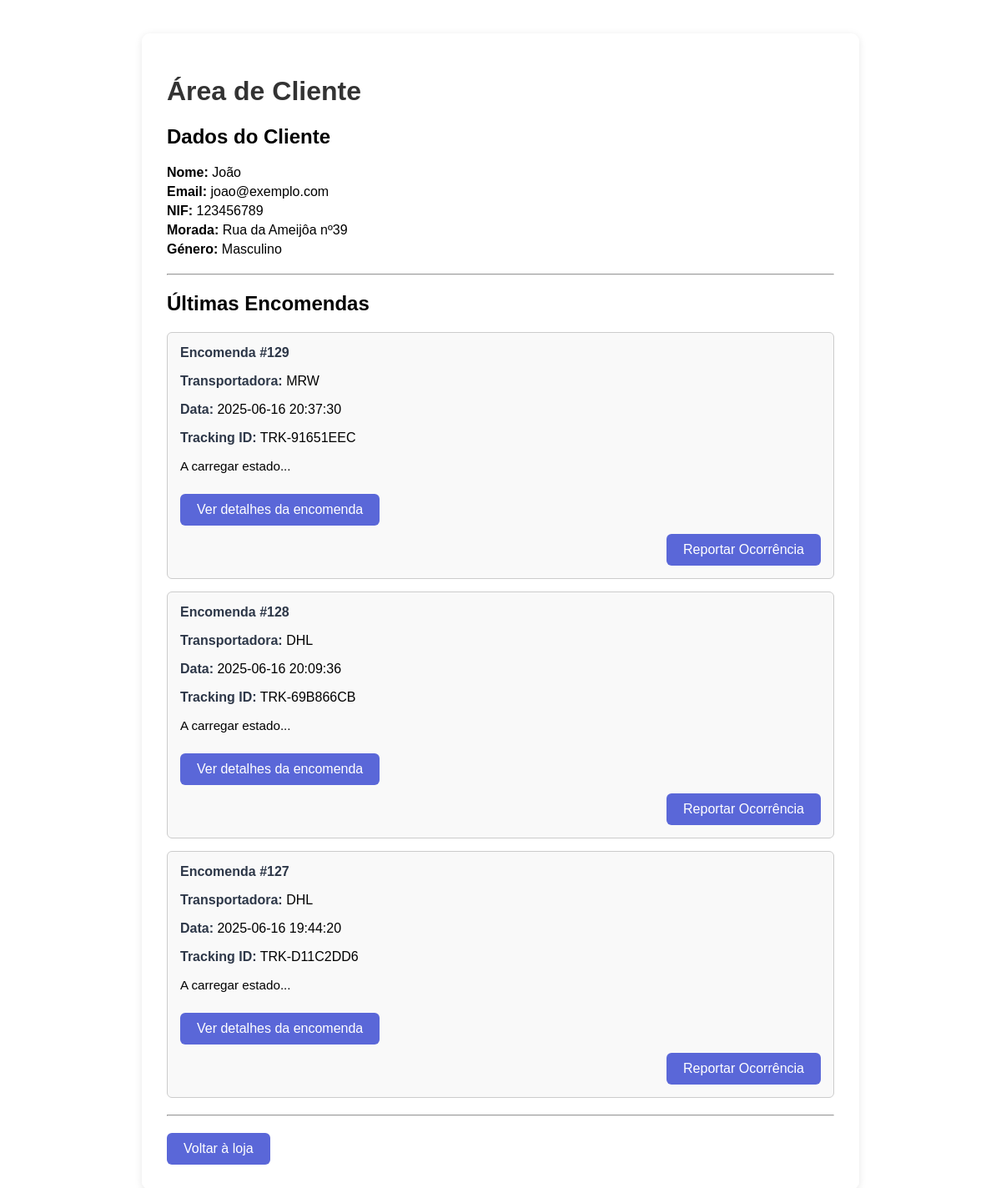
Screenshot of /area_cliente.php (signed in) with the database file from the repository.
### tables this page shows
CREATE TABLE `cliente` (
  `id_cliente` int(11) NOT NULL,
  `nome` varchar(100) NOT NULL,
  `email` varchar(100) NOT NULL,
  `senha` varchar(255) NOT NULL,
  `nif` varchar(15) DEFAULT NULL,
  `morada` varchar(255) DEFAULT NULL,
  `genero` varchar(20) DEFAULT NULL,
  `criado_por` varchar(100) NOT NULL,
  `data_criacao` datetime DEFAULT current_timestamp(),
  `modificado_por` varchar(100) DEFAULT NULL,
  `data_modificacao` datetime DEFAULT NULL,
  `estado_registo` varchar(10) DEFAULT 'ativo'
);

CREATE TABLE `encomenda_cliente` (
  `id_encomenda` int(11) NOT NULL,
  `id_cliente` int(11) NOT NULL,
  `data_encomenda` datetime NOT NULL DEFAULT current_timestamp(),
  `morada_entrega` varchar(255) DEFAULT NULL,
  `data_prevista_entrega` date DEFAULT NULL,
  `valor_total_produto` decimal(10,2) DEFAULT NULL,
  `valor_total_transporte` decimal(10,2) DEFAULT NULL,
  `valor_total_impostos` decimal(10,2) DEFAULT NULL,
  `estado` varchar(20) DEFAULT NULL,
  `tracking_id` varchar(100) NOT NULL,
  `transportadora` varchar(20) NOT NULL,
  `criado_por` varchar(100) NOT NULL,
  `data_criacao` datetime DEFAULT current_timestamp(),
  `modificado_por` varchar(100) DEFAULT NULL,
  `data_modificacao` datetime DEFAULT NULL,
  `estado_registo` varchar(10) DEFAULT 'ativo'
);

### area_cliente.php (the view, shortened to what this page needs)
<?php
require_once 'db.php';
$id_cliente = $_SESSION['cliente_id'];
$sql = "SELECT nome, email, nif, morada, genero FROM cliente WHERE id_cliente = ?";
$stmt = $conn->prepare($sql);
$stmt->bind_param("i", $id_cliente);
$stmt->execute();
$result = $stmt->get_result();
$cliente = $result->fetch_assoc();
?>
<!DOCTYPE html>
<html lang="pt">
<head>
</head>
<body>
<div class="container">
    <h1>Área de Cliente</h1>
    <div class="info">
        <h2>Dados do Cliente</h2>
        <p><strong>Nome:</strong> <?= htmlspecialchars($cliente['nome']) ?></p>
        <p><strong>Email:</strong> <?= htmlspecialchars($cliente['email']) ?></p>
        <p><strong>NIF:</strong> <?= htmlspecialchars($cliente['nif']) ?></p>
        <p><strong>Morada:</strong> <?= htmlspecialchars($cliente['morada']) ?></p>
        <p><strong>Género:</strong> <?= htmlspecialchars($cliente['genero']) ?></p>
    </div>
    <hr>
    <h2>Últimas Encomendas</h2>
    <?php
    $sql = "SELECT id_encomenda, data_encomenda, tracking_id, transportadora, estado FROM encomenda_cliente
            WHERE id_cliente = ? ORDER BY data_encomenda DESC LIMIT 3";
    $stmt = $conn->prepare($sql);
    $stmt->bind_param("i", $id_cliente);
    $stmt->execute();
    $result = $stmt->get_result();
    if ($result->num_rows === 0) {
        echo "<p>Ainda não efetuou nenhuma encomenda.</p>";
    } else {
        while ($encomenda = $result->fetch_assoc()) {
            echo "<div class='encomenda'>";
            echo "<strong>Encomenda #{$encomenda['id_encomenda']}</strong><br>";
            echo "<p><strong>Transportadora:</strong> " . htmlspecialchars($encomenda['transportadora']) . "</p>";
            $dataEncomenda = new DateTime($encomenda['data_encomenda'], new DateTimeZone('Europe/Lisbon'));
            echo "<p><strong>Data:</strong> " . htmlspecialchars($dataEncomenda->format('Y-m-d H:i:s')) . "</p>";
            echo "<p><strong>Tracking ID:</strong> " . htmlspecialchars($encomenda['tracking_id']) . "</p>";
            if ($encomenda['tracking_id']) {
                echo "<p class='estado' id='estado-tracking-{$encomenda['tracking_id']}'>A carregar estado...</p>";
            } else {
                echo "<p class='estado'>Sem tracking disponível.</p>";
            }
            echo "<a class='detalhes-link btn' href='detalhes_encomenda.php?id_encomenda={$encomenda['id_encomenda']}' target='_blank'>Ver detalhes da encomenda</a>";
            echo "<div style='text-align:right; margin-top: 10px;'>";
            echo "<a class='btn' href='ocorrencia.php?id_encomenda={$encomenda['id_encomenda']}'>Reportar Ocorrência</a>";
            echo "</div>";
            echo "</div>";
        }
    }
    ?>
    <hr>
    <a href="template.php" class="btn">Voltar à loja</a>
</div>
</body>
</html>

### area_cliente.php (style rules this page uses)
body { font-family: Arial, sans-serif; background: url('imagens/areacliente.jpg') no-repeat center center fixed; background-size: cover; margin: 0; padding: 40px; }
.container { max-width: 800px; margin: auto; background-color: rgba(255, 255, 255, 0.95); padding: 30px; border-radius: 10px; box-shadow: 0 2px 10px rgba(0,0,0,0.1); }
h1 { color: #333; }
.info { margin-bottom: 20px; }
.info p { margin: 5px 0; }
.btn { display: inline-block; background-color: #5a67d8; color: white; padding: 10px 20px; border-radius: 6px; text-decoration: none; transition: background 0.3s; }
.encomenda { padding: 15px; border: 1px solid #ccc; border-radius: 6px; margin-bottom: 15px; background-color: #f9f9f9; }
.encomenda strong { color: #2d3748; }
hr { margin: 20px 0; }
.estado { margin-top: 8px; font-size: 0.95em; }
.detalhes-link { margin-top: 10px; display: inline-block; }

### rows the page displays
cliente: nome "João", email "joao@exemplo.com", nif "123456789", morada "Rua da Ameijôa nº39", genero "Masculino"
encomenda_cliente: id_encomenda "129", transportadora "MRW", data_encomenda "2025-06-16 20:37:30", tracking "TRK-91651EEC"
encomenda_cliente: id_encomenda "128", transportadora "DHL", data_encomenda "2025-06-16 20:09:36", tracking "TRK-69B866CB"
encomenda_cliente: id_encomenda "127", transportadora "DHL", data_encomenda "2025-06-16 19:44:20", tracking "TRK-D11C2DD6"
